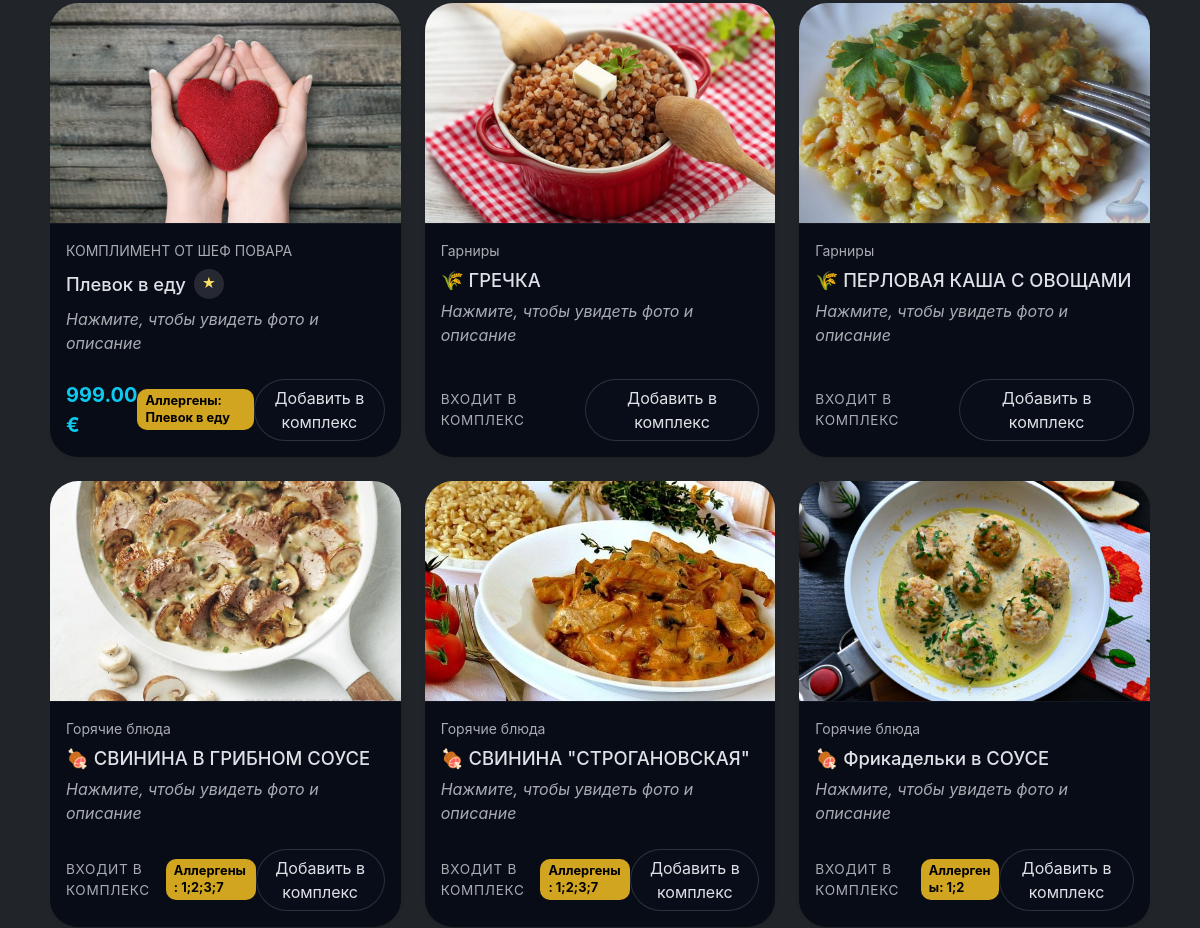
Before: /menu (middle part) with the older database file.
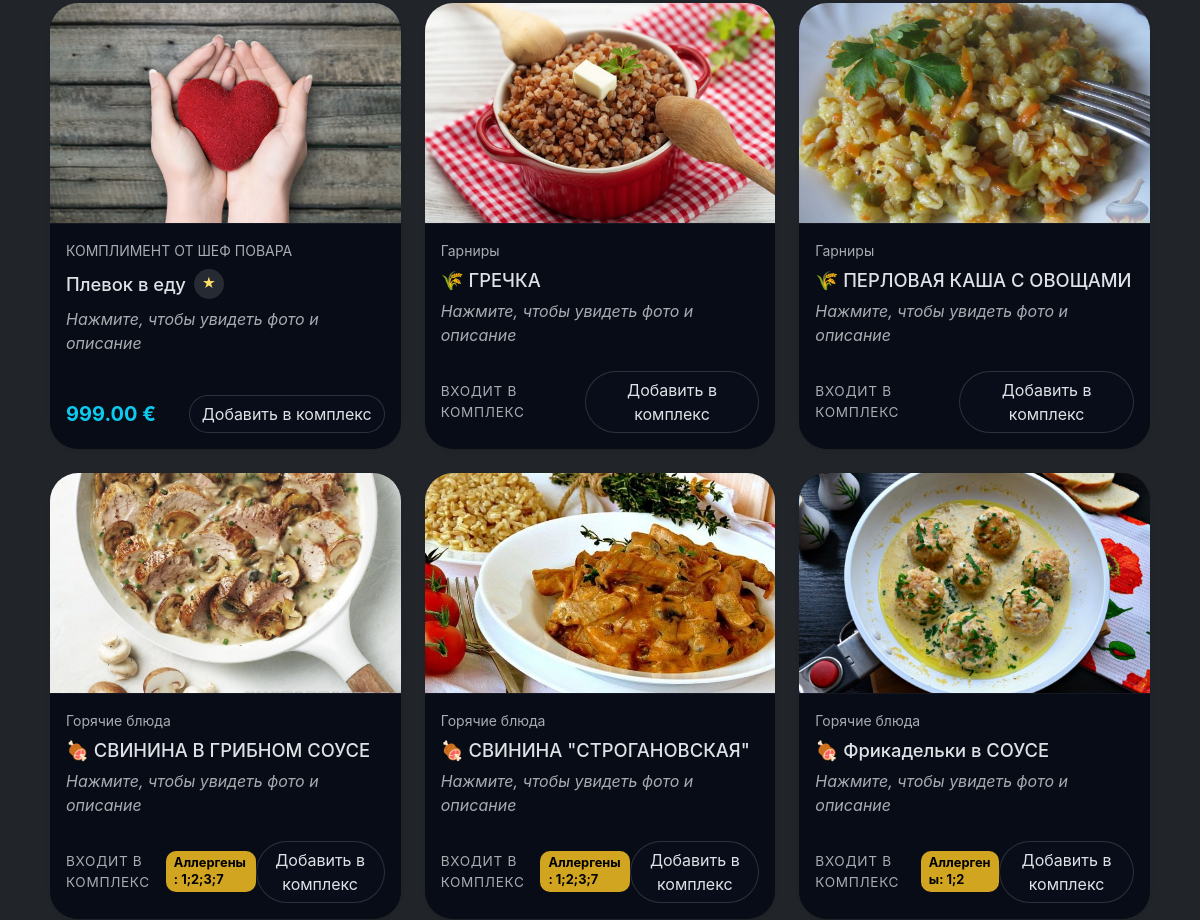
After: the same page with the newer database file.
### tables this page shows
CREATE TABLE menu (
    id INTEGER PRIMARY KEY AUTOINCREMENT,
    title TEXT NOT NULL,
    description TEXT,
    price REAL NOT NULL,
    image_url TEXT,
    category TEXT
, image_gallery TEXT, ingredients TEXT, is_today INTEGER DEFAULT 0, use_manual_price INTEGER DEFAULT 0, name_original TEXT, name_ru TEXT, name_lv TEXT, description_original TEXT, description_ru TEXT, description_lv TEXT, category_original TEXT, category_ru TEXT, category_lv TEXT, ingredients_original TEXT, ingredients_ru TEXT, ingredients_lv TEXT, category_role TEXT DEFAULT 'main', category_key TEXT, allergens TEXT);

### resources/views/menu.php (the view, shortened to what the rows shown need)
<?php
$comboOptions = $comboOptions ?? ['categories' => [], 'roles' => [], 'counts' => []];
$comboRoles = $comboOptions['roles'] ?? [];
$locale = currentLocale();
$localizedFieldMap = [
    'ru' => ['name' => 'nameRu', 'description' => 'descriptionRu', 'category' => 'categoryRu'],
    'lv' => ['name' => 'nameLv', 'description' => 'descriptionLv', 'category' => 'categoryLv'],
];
$activeLocalizedFields = $localizedFieldMap[$locale] ?? ['name' => 'nameOriginal', 'description' => 'descriptionOriginal', 'category' => 'categoryOriginal'];
?>
<div class="page-container menu-page">
<?php if (empty($menuItems)): ?>
    <div class="empty-state">
        <?php if ($search !== '' || $selectedCategory !== ''): ?>
            <?= htmlspecialchars(translate('menu.empty.filtered')) ?>
        <?php else: ?>
            <?= htmlspecialchars(translate('menu.empty.default')) ?>
        <?php endif; ?>
    </div>
<?php else: ?>
    <div class="row row-cols-1 row-cols-sm-2 row-cols-lg-3 g-4" id="menuCardsGrid">
        <?php foreach ($menuItems as $item): ?>
            <?php $gallery = $item->galleryImages(); $isUnique = $item->isUnique(); ?>
            <?php
                $nameField = $activeLocalizedFields['name'];
                $descriptionField = $activeLocalizedFields['description'];
                $categoryField = $activeLocalizedFields['category'];
                $localizedName = $item->$nameField ?? $item->nameOriginal ?? $item->title;
                $localizedDescription = $item->$descriptionField ?? $item->descriptionOriginal ?? $item->description ?? translate('common.no_description');
                $localizedCategory = $item->$categoryField ?? $item->categoryOriginal ?? translate('menu.card.no_category');
                $localizedIngredients = $item->ingredients ?? $item->ingredientsOriginal ?? '';
                $allergens = $item->allergens ?? '';
                $roleKey = $comboRoles[$item->id] ?? null;
            ?>
            <div class="col">
                <div class="card h-100 border-0 shadow-sm menu-card" data-item='<?= json_encode([
                    'id' => $item->id,
                    'title' => $localizedName,
                    'description' => $localizedDescription ?? '',
                    'ingredients' => $localizedIngredients,
                    'allergens' => $allergens,
                    'category' => $localizedCategory,
                    'price' => number_format($item->price, 2, '.', ' '),
                    'raw_price' => (float)$item->price,
                    'is_unique' => $isUnique,
                    'gallery' => $gallery,
                ], JSON_HEX_APOS | JSON_HEX_QUOT) ?>' data-combo-role="<?= htmlspecialchars($roleKey ?? '') ?>">
                <?php if (!empty($gallery[0])): ?>
                    <img src="/assets/images/<?= $gallery[0] ?>" class="card-img-top" alt="<?= htmlspecialchars($localizedName) ?>">
                <?php else: ?>
                    <img src="https://via.placeholder.com/400x220?text=<?= urlencode(translate('common.no_photo')) ?>" class="card-img-top" alt="<?= htmlspecialchars(translate('common.no_photo')) ?>">
                <?php endif; ?>
                    <div class="card-body d-flex flex-column">
                        <div class="small text-muted mb-2"><?= htmlspecialchars($localizedCategory) ?></div>
                        <h5 class="card-title d-flex align-items-center gap-2">
                            <?= htmlspecialchars($localizedName) ?>
                            <?php if ($isUnique): ?>
                                <span class="unique-chip" title="<?= htmlspecialchars(translate('menu.card.unique_badge')) ?>">★</span>
                            <?php endif; ?>
                        </h5>
                        <p class="card-text flex-grow-1 text-muted fst-italic"><?= htmlspecialchars(translate('menu.card.click_hint')) ?></p>
                        <div class="d-flex justify-content-between align-items-center mt-2">
                            <?php if ($isUnique): ?>
                                <span class="fs-5 fw-bold text-info menu-price"><?= number_format($item->price, 2, '.', ' ') ?> €</span>
                            <?php else: ?>
                                <span class="menu-price menu-price--placeholder text-muted"><?= htmlspecialchars(translate('menu.card.price_included')) ?></span>
                            <?php endif; ?>
                            <?php if ($allergens): ?>
                                <span class="allergens-badge"><?= htmlspecialchars(translate('menu.card.allergens')) ?>: <?= htmlspecialchars($allergens) ?></span>
                            <?php endif; ?>
                            <?php if ($roleKey): ?>
                                <button type="button" class="btn btn-outline-light combo-select-btn" data-id="<?= $item->id ?>" data-default-text="<?= htmlspecialchars(translate('menu.card.button_default')) ?>" data-combo-role="<?= htmlspecialchars($roleKey) ?>" onclick="event.stopPropagation();"><?= htmlspecialchars(translate('menu.card.button_default')) ?></button>
                            <?php endif; ?>
                        </div>
                    </div>
                </div>
            </div>
        <?php endforeach; ?>
    </div>
<?php endif; ?>
</div>

Changed rows visible on the page:
changed menu (number 1 of 6 on the later page): allergens "Плевок в еду" → (not shown)
